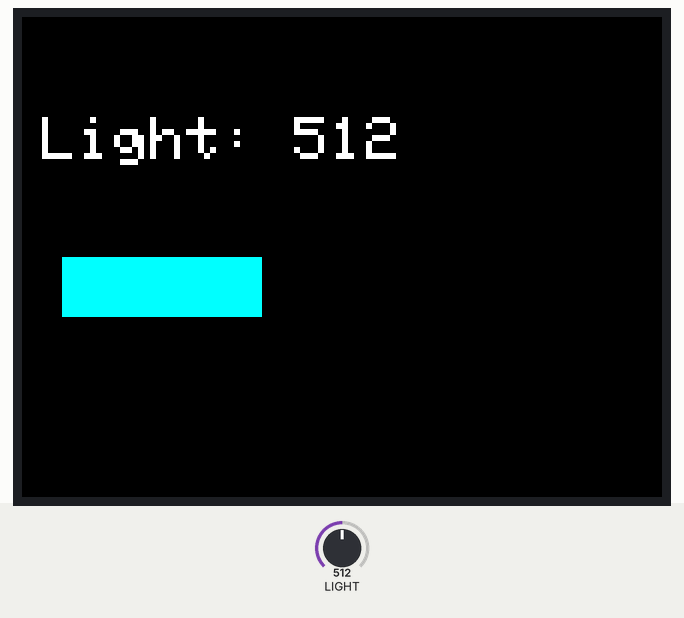
Bench run of a sketch on a simulated Seeed Wio Terminal. Shown: 320×240 colour display. The inputs (shaded band) are chosen by the test bench; at power-on: LIGHT = 512. What the sketch prints to the serial monitor is not drawn.

Above: at 1.3 s.
1.4 s: LIGHT set to 716
At 2.7 s:
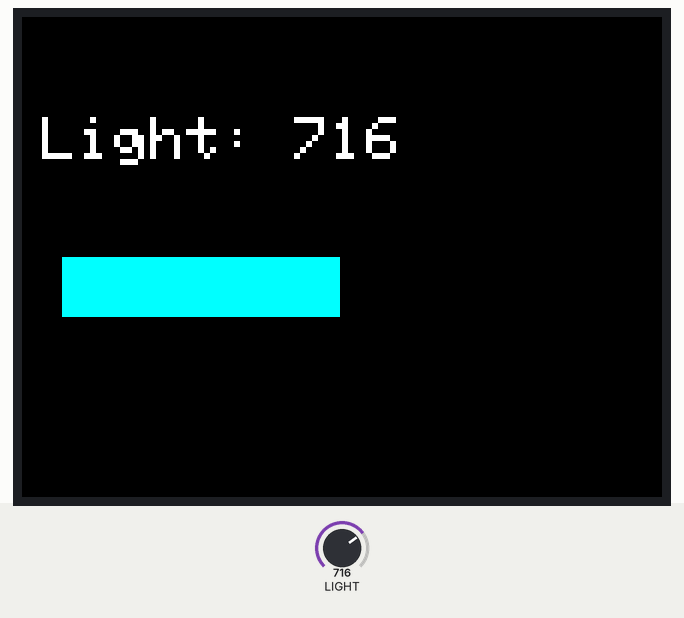
3.4 s: LIGHT set to 1023
At 4.7 s:
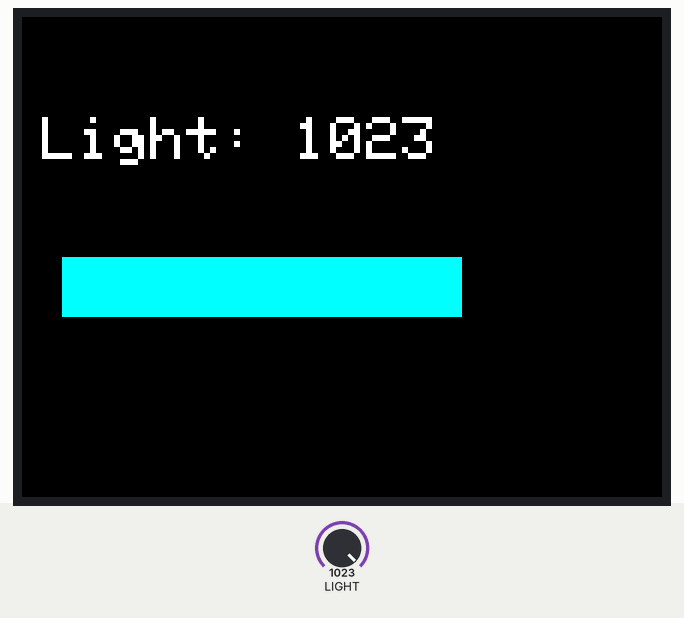
6.6 s: LIGHT set to 900
At 7.7 s:
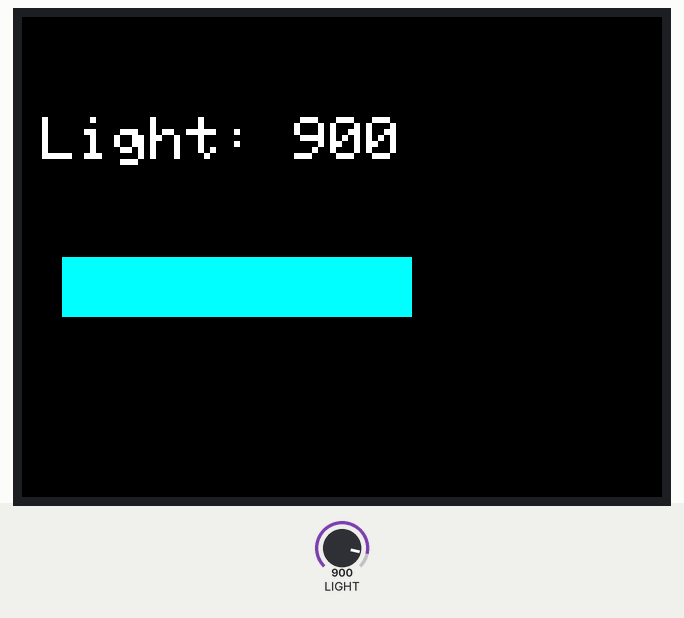
Timing chart, 0 to 9.6 s (numbered marks = the images above; inputs shaded):
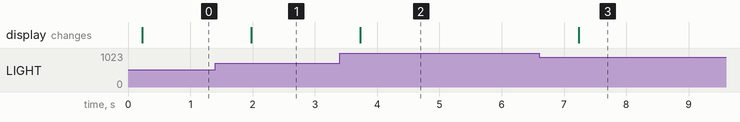

Measured:
- after the input at 1.4 s, the display: changes after 0.58 s (image 1)
- after the input at 3.4 s, the display: changes after 0.33 s (image 2)
- after the input at 6.6 s, the display: changes after 0.64 s (image 3)

The sketch:

Test3.ino
```cpp
#include "TFT_eSPI.h"
TFT_eSPI tft;

void setup() {
  tft.begin();
  tft.setRotation(3);
  Serial.begin(115200);
}

void loop() {
  int lightValue = analogRead(WIO_LIGHT);

  tft.fillScreen(TFT_BLACK);
  tft.setTextSize(3);
  tft.setTextColor(TFT_WHITE);
  tft.setCursor(10, 50);
  tft.print("Light: ");
  tft.println(lightValue);

  // رسم شريط بياني للضوء
  int barWidth = map(lightValue, 0, 1023, 0, 200);
  tft.fillRect(20, 120, barWidth, 30, TFT_CYAN);

  Serial.print("Light Level: ");
  Serial.println(lightValue);

  delay(500);
}
```
